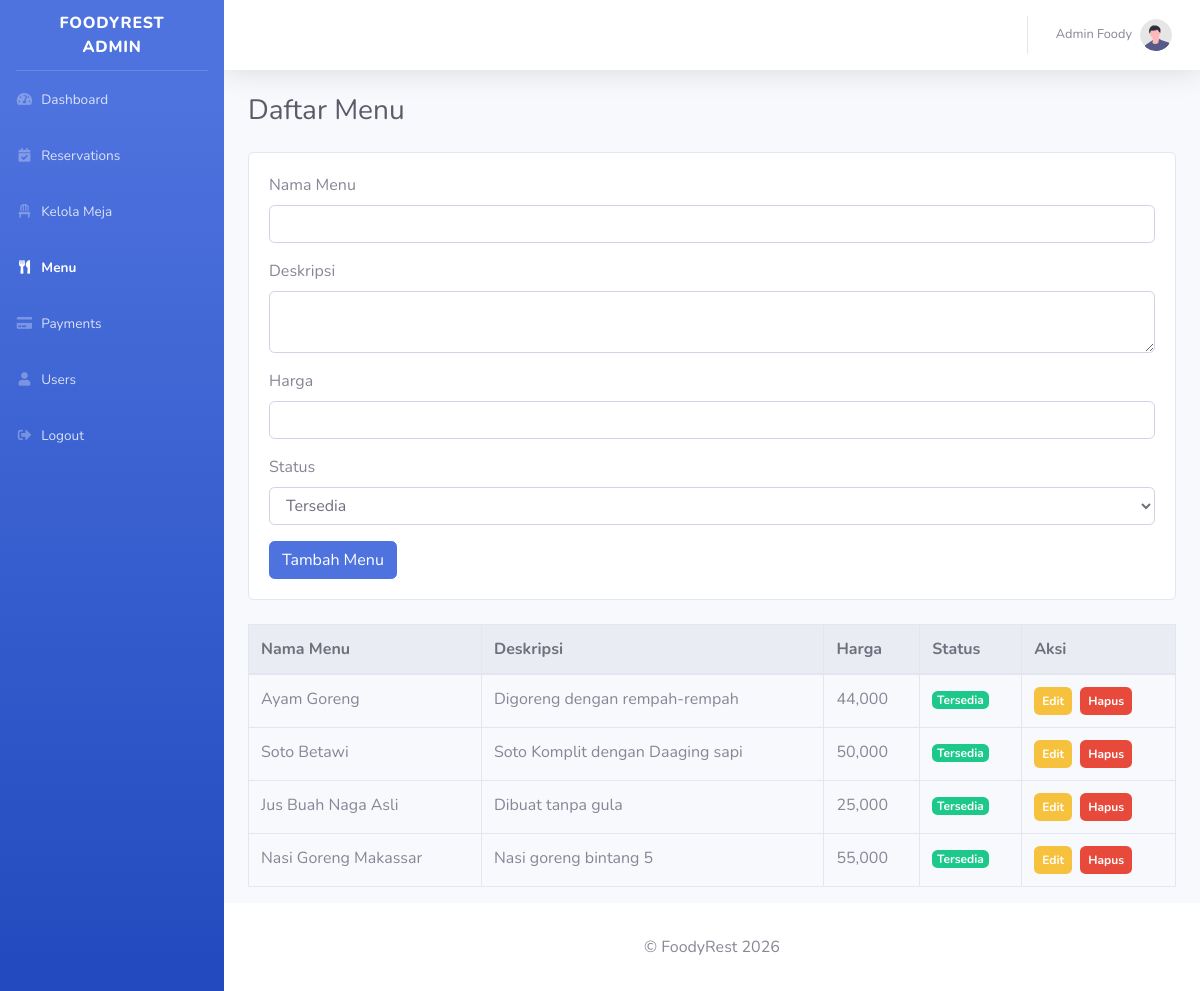
The app's page /admin/menu.php (signed in) with its own data.
### tables this page shows
CREATE TABLE `menu` (
  `id` int NOT NULL,
  `nama_menu` varchar(100) NOT NULL,
  `deskripsi` text,
  `harga` int NOT NULL,
  `gambar` varchar(100) DEFAULT NULL,
  `status` enum('tersedia','habis') DEFAULT 'tersedia',
  `created_at` timestamp NULL DEFAULT CURRENT_TIMESTAMP
);

### inc/functions/functions_admin.php (called while the page is built, shortened)
<?php
function getAllMenu($db) {
    $stmt = $db->query("SELECT * FROM menu ORDER BY id DESC");
    return $stmt->fetchAll(PDO::FETCH_ASSOC);
}

### admin/menu.php (the view, shortened to what this page needs)
<?php
include '../inc/functions/config.php';
include '../inc/functions/functions_admin.php';
$menus = getAllMenu($db);
include('../inc/header.php');
?>
<!DOCTYPE html>
<html lang="en">
<head>
    <link href="../assets/vendor/fontawesome-free/css/all.min.css" rel="stylesheet">
    <link href="../assets/css/sb-admin-2.min.css" rel="stylesheet">
</head>
<body>
<div class="container mt-4">
    <h1 class="h3 mb-4 text-gray-800">Daftar Menu</h1>
    <div class="card mb-4">
        <div class="card-body">
            <form method="POST">
                <div class="form-group">
                    <label>Nama Menu</label>
                    <input type="text" name="nama_menu" class="form-control" required>
                </div>
                <div class="form-group">
                    <label>Deskripsi</label>
                    <textarea name="deskripsi" class="form-control" required></textarea>
                </div>
                <div class="form-group">
                    <label>Harga</label>
                    <input type="number" name="harga" class="form-control" required>
                </div>
                <div class="form-group">
                    <label>Status</label>
                    <select name="status" class="form-control">
                        <option value="tersedia">Tersedia</option>
                    </select>
                </div>
                <button type="submit" name="add" class="btn btn-primary">Tambah Menu</button>
            </form>
        </div>
    </div>
    <table class="table table-bordered table-hover">
        <thead class="thead-light">
            <tr>
                <th>Nama Menu</th>
                <th>Deskripsi</th>
                <th>Harga</th>
                <th>Status</th>
                <th>Aksi</th>
            </tr>
        </thead>
        <tbody>
            <?php if(count($menus) > 0): ?>
                <?php foreach($menus as $menu): ?>
                <tr>
                    <td><?php echo $menu['nama_menu'] ?></td>
                    <td><?php echo $menu['deskripsi'] ?></td>
                    <td><?php echo number_format($menu['harga']) ?></td>
                <td>
                    <?php if($menu['status'] == 'tersedia'): ?>
                        <span class="badge badge-success">Tersedia</span>
                    <?php else: ?>
                        <span class="badge badge-danger">Habis</span>
                    <?php endif; ?>
                </td>
                <td>
                    <a href="edit_menu.php?id=<?php echo $menu['id'] ?>"
                    class="badge badge-warning p-2 mr-1">
                    Edit
                    </a>
                    <a href="menu.php?delete=<?php echo $menu['id'] ?>"
                    class="badge badge-danger p-2"
                    onclick="return confirm('Hapus menu ini?')">Hapus</a>
                </td>
                </tr>
                <?php endforeach; ?>
            <?php else: ?>
                <tr>
                    <td colspan="6" class="text-center">Belum ada menu.</td>
                </tr>
            <?php endif; ?>
        </tbody>
    </table>
</div>
</body>
</html>
<?php
include('../inc/footer.php');
?>

### records on screen
menu: nama_menu "Ayam Goreng", deskripsi "Digoreng dengan rempah-rempah", harga "44,000", status "Tersedia"
menu: nama_menu "Soto Betawi", deskripsi "Soto Komplit dengan Daaging sapi", harga "50,000", status "Tersedia"
menu: nama_menu "Jus Buah Naga Asli", deskripsi "Dibuat tanpa gula", harga "25,000", status "Tersedia"
menu: nama_menu "Nasi Goreng Makassar", deskripsi "Nasi goreng bintang 5", harga "55,000", status "Tersedia"

### other values on screen
$_SESSION['nama'] "Admin Foody"
